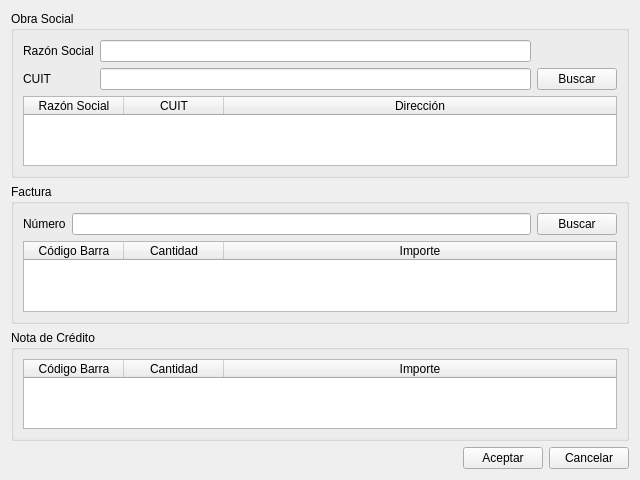
<?xml version="1.0" encoding="UTF-8"?>
<ui version="4.0">
 <class>vtnReintegroCliente</class>
 <widget class="QWidget" name="vtnReintegroCliente">
  <property name="geometry">
   <rect>
    <x>0</x>
    <y>0</y>
    <width>640</width>
    <height>480</height>
   </rect>
  </property>
  <property name="windowTitle">
   <string>Reintegro Cliente</string>
  </property>
  <layout class="QVBoxLayout" name="verticalLayout">
   <item>
    <widget class="QGroupBox" name="gbObraSocial">
     <property name="title">
      <string>Obra Social</string>
     </property>
     <layout class="QVBoxLayout" name="verticalLayout_2">
      <item>
       <layout class="QGridLayout" name="gridLayout_2">
        <item row="0" column="1">
         <widget class="QLineEdit" name="lineRazon"/>
        </item>
        <item row="1" column="2">
         <widget class="QPushButton" name="btnBuscarOs">
          <property name="focusPolicy">
           <enum>Qt::TabFocus</enum>
          </property>
          <property name="text">
           <string>Buscar</string>
          </property>
         </widget>
        </item>
        <item row="1" column="0">
         <widget class="QLabel" name="label_2">
          <property name="text">
           <string>CUIT</string>
          </property>
         </widget>
        </item>
        <item row="0" column="0">
         <widget class="QLabel" name="label_3">
          <property name="text">
           <string>Razón Social</string>
          </property>
         </widget>
        </item>
        <item row="1" column="1">
         <widget class="QLineEdit" name="lineCuit"/>
        </item>
        <item row="2" column="0" colspan="3">
         <widget class="QTableWidget" name="tableOs">
          <property name="editTriggers">
           <set>QAbstractItemView::NoEditTriggers</set>
          </property>
          <property name="selectionMode">
           <enum>QAbstractItemView::SingleSelection</enum>
          </property>
          <property name="selectionBehavior">
           <enum>QAbstractItemView::SelectRows</enum>
          </property>
          <attribute name="horizontalHeaderStretchLastSection">
           <bool>true</bool>
          </attribute>
          <column>
           <property name="text">
            <string>Razón Social</string>
           </property>
          </column>
          <column>
           <property name="text">
            <string>CUIT</string>
           </property>
          </column>
          <column>
           <property name="text">
            <string>Dirección</string>
           </property>
          </column>
         </widget>
        </item>
       </layout>
      </item>
     </layout>
    </widget>
   </item>
   <item>
    <widget class="QGroupBox" name="gbFactura">
     <property name="title">
      <string>Factura</string>
     </property>
     <layout class="QVBoxLayout" name="verticalLayout_3">
      <item>
       <layout class="QGridLayout" name="gridLayout_3">
        <item row="0" column="1">
         <widget class="QLineEdit" name="lineNumeroFac"/>
        </item>
        <item row="0" column="2">
         <widget class="QPushButton" name="btnBuscarFac">
          <property name="focusPolicy">
           <enum>Qt::TabFocus</enum>
          </property>
          <property name="text">
           <string>Buscar</string>
          </property>
         </widget>
        </item>
        <item row="0" column="0">
         <widget class="QLabel" name="label_4">
          <property name="text">
           <string>Número</string>
          </property>
         </widget>
        </item>
        <item row="1" column="0" colspan="3">
         <widget class="QTableWidget" name="tableFactura">
          <property name="editTriggers">
           <set>QAbstractItemView::NoEditTriggers</set>
          </property>
          <property name="selectionMode">
           <enum>QAbstractItemView::SingleSelection</enum>
          </property>
          <property name="selectionBehavior">
           <enum>QAbstractItemView::SelectRows</enum>
          </property>
          <attribute name="horizontalHeaderStretchLastSection">
           <bool>true</bool>
          </attribute>
          <column>
           <property name="text">
            <string>Código Barra</string>
           </property>
          </column>
          <column>
           <property name="text">
            <string>Cantidad</string>
           </property>
          </column>
          <column>
           <property name="text">
            <string>Importe</string>
           </property>
          </column>
         </widget>
        </item>
       </layout>
      </item>
     </layout>
    </widget>
   </item>
   <item>
    <widget class="QGroupBox" name="gbNotaCredito">
     <property name="title">
      <string>Nota de Crédito</string>
     </property>
     <layout class="QVBoxLayout" name="verticalLayout_4">
      <item>
       <layout class="QGridLayout" name="gridLayout_4">
        <item row="0" column="0">
         <widget class="QTableWidget" name="tableNC">
          <property name="editTriggers">
           <set>QAbstractItemView::NoEditTriggers</set>
          </property>
          <property name="selectionMode">
           <enum>QAbstractItemView::SingleSelection</enum>
          </property>
          <property name="selectionBehavior">
           <enum>QAbstractItemView::SelectRows</enum>
          </property>
          <attribute name="horizontalHeaderStretchLastSection">
           <bool>true</bool>
          </attribute>
          <column>
           <property name="text">
            <string>Código Barra</string>
           </property>
          </column>
          <column>
           <property name="text">
            <string>Cantidad</string>
           </property>
          </column>
          <column>
           <property name="text">
            <string>Importe</string>
           </property>
          </column>
         </widget>
        </item>
       </layout>
      </item>
     </layout>
    </widget>
   </item>
   <item>
    <layout class="QHBoxLayout" name="horizontalLayout">
     <item>
      <spacer name="horizontalSpacer">
       <property name="orientation">
        <enum>Qt::Horizontal</enum>
       </property>
       <property name="sizeHint" stdset="0">
        <size>
         <width>40</width>
         <height>20</height>
        </size>
       </property>
      </spacer>
     </item>
     <item>
      <widget class="QPushButton" name="btnAceptar">
       <property name="text">
        <string>Aceptar</string>
       </property>
      </widget>
     </item>
     <item>
      <widget class="QPushButton" name="btnCancelar">
       <property name="text">
        <string>Cancelar</string>
       </property>
      </widget>
     </item>
    </layout>
   </item>
  </layout>
 </widget>
 <resources/>
 <connections/>
</ui>
